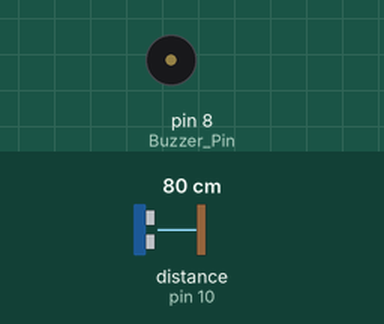
Bench run of a sketch on a simulated Arduino Uno, built with avr-gcc and run on an emulated ATmega328P. On the bench: buzzer (waves = sounding). Wiring (inferred from the names in the program): ultrasonic range finder: trigger pin 11; echo pin 10. Inputs (shaded band) come from the test bench; at power-on: distance to the obstacle (sensor on pin 10) 80 cm. The echo pulse lasts 58.3 µs per cm; what the sketch prints to the serial monitor is not drawn.

Above: at 0.3 s.
Timing chart, 0 to 3.0 s (numbered marks = the images above):
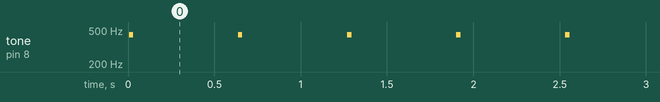

Measured:
- by itself, tone on pin 8 (Buzzer_Pin): alternates 440 Hz for 0.03 s and silent for 0.61 s

The sketch:

parksensoru.ino
```cpp
#include <HCSR04.h>

int Trigger_Pin=11;
int Echo_Pin=10;

int Buzzer_Pin=8;

double sure;
double mesafe;

void setup()
{
  pinMode(Trigger_Pin,OUTPUT);
  pinMode(Echo_Pin,INPUT);

  pinMode(Buzzer_Pin,OUTPUT);

  Serial.begin(9600);
}

void alarm()
{
  //Buzzer aktif etmek için
  tone(Buzzer_Pin,440);//Ses yüksekliği
  delay(25);
  noTone(Buzzer_Pin);
  delay(600);
}

void alarm2()
{
  //Buzzer aktif etmek için
  tone(Buzzer_Pin,440);
  delay(25);
  noTone(Buzzer_Pin);
  delay(300);
}

void alarm3()
{
  //Buzzer aktif etmek için
  tone(Buzzer_Pin,440);
  delay(25);
  noTone(Buzzer_Pin);
}

void loop()
{
  //Ses dalgası üretimi
  digitalWrite(Trigger_Pin,HIGH);
  delayMicroseconds(1000);
  digitalWrite(Trigger_Pin,LOW);

  sure=pulseIn(Echo_Pin,HIGH);

  mesafe=(sure*0.034)/2;

  if(mesafe<10)
  {
    alarm3();
  }

  else if(mesafe<25)
  {
    alarm2();
  }

  else if(mesafe<50);
  {
    alarm();
  }

  Serial.print("Mesafe= ");
  Serial.println(mesafe);

}
```
